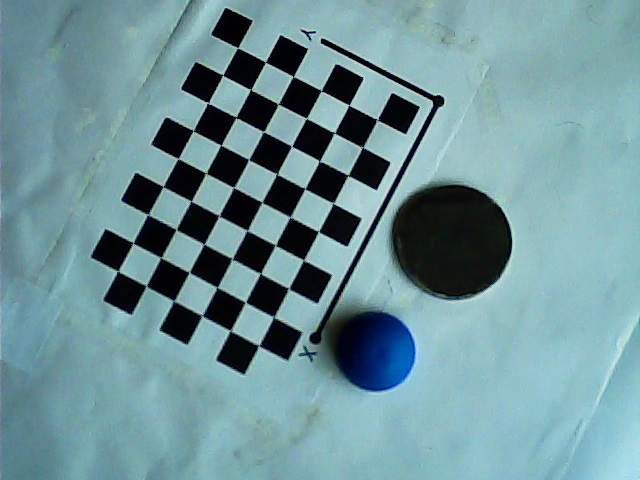
%> input picture Object Dimension Measurement Using ML and CV/tf28.jpg, 640 x 480 px
$ octave SementationMethod2.m   (GNU Octave 9; MATLAB toolbox functions it lacks are replaced by stand-ins)
%> lines starting %> are read from the running program, lines starting %| are printed output that depends on the picture; in (x1, y1, x2, y2) boxes, pixels count from 0 and x2, y2 are one past the last pixel; in counts of white or black regions, pixels touching at a corner belong together; the program's own positions count from 1
5%% Initialising the code
clc;
clear all;
close all;
%% Read Image
a = imread('tf28.jpg');
%> a is the input picture: size 480x640x3 uint8; mean R, G, B 111.4, 147.1, 153.3
figure(1);
imshow(a);
title('Original Image');
%% Sharpen the image
I = imsharpen(a);
figure(2);
imshow(I);
title('Sharpened Image');
%% Converting to black and white
i = im2bw(I);
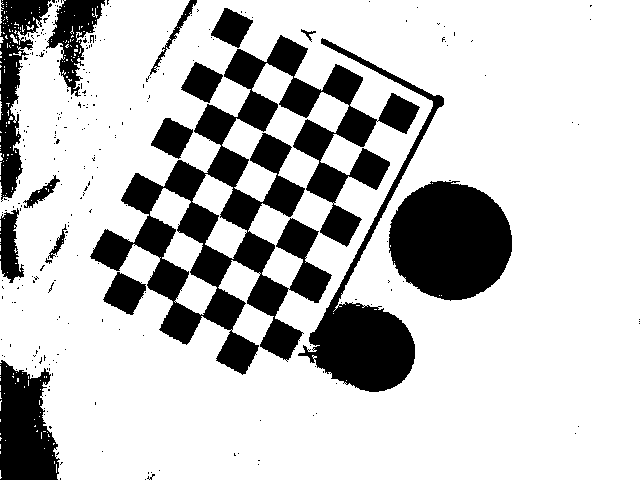
%> i: size 480x640 logical; 77% white; 270 black regions (253 under 20 px), largest, box (x1, y1, x2, y2) and area: (90, 35, 420, 375) 31778, (389, 181, 512, 301) 11386, (298, 38, 444, 392) 9168
%% RGB Color Space
rmat = I(:,:,1);
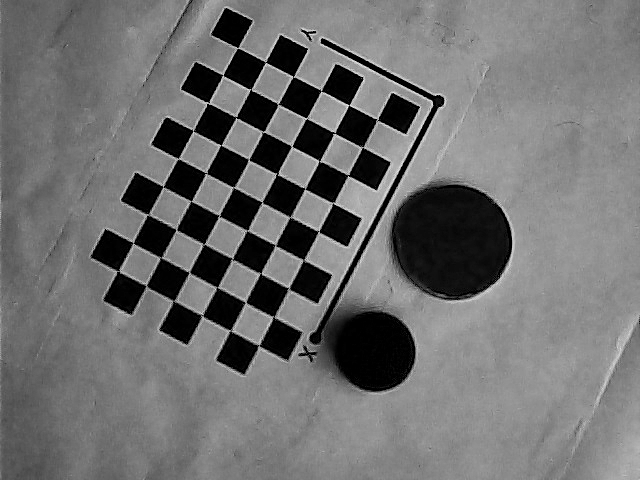
%> rmat: size 480x640 uint8; min 0, max 250, mean 112
gmat = I(:,:,2);
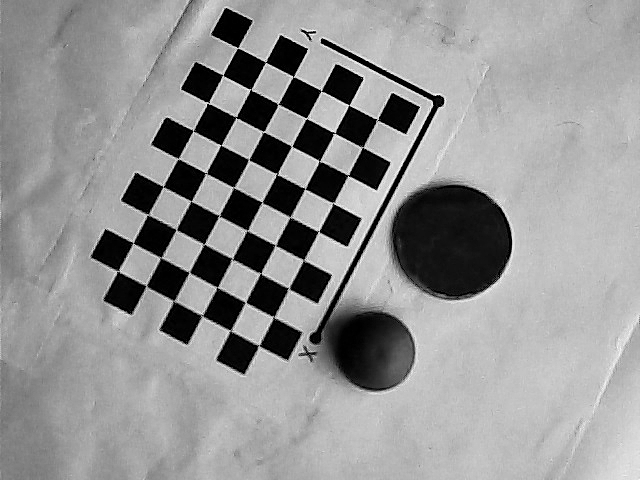
%> gmat: size 480x640 uint8; min 0, max 255, mean 147.5
bmat = I(:,:,3);
figure(3);
subplot(2,2,1);
imshow(rmat);
title('Red Plane');
subplot(2,2,2);
imshow(gmat);
title('Green Plane');
subplot(2,2,3);
imshow(bmat);
title('Blue Plane');
subplot(2,2,4);
imshow(I);
title('Original Image');
%% Thresholding and Segmentaion each
levelr = 0.12;
levelg = 0.10;
levelb = 0.215;
i1 = im2bw(rmat,levelr);
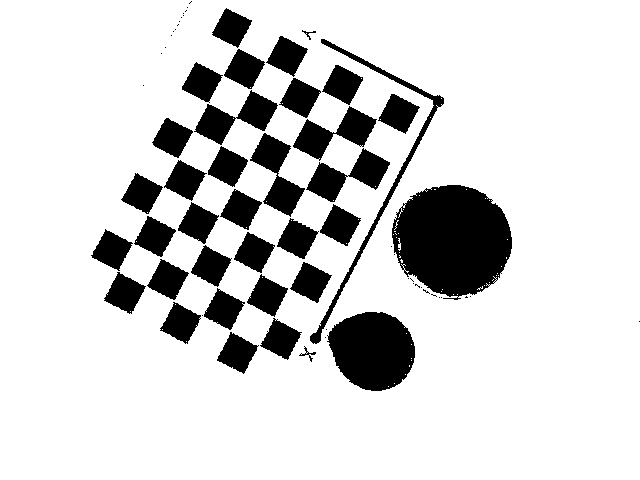
%> i1: size 480x640 logical; 83.5% white; 67 black regions (31 under 20 px), largest, box (x1, y1, x2, y2) and area: (392, 185, 512, 300) 10247, (327, 312, 415, 391) 5238, (310, 39, 444, 344) 1930
i2 = im2bw(gmat,levelg);
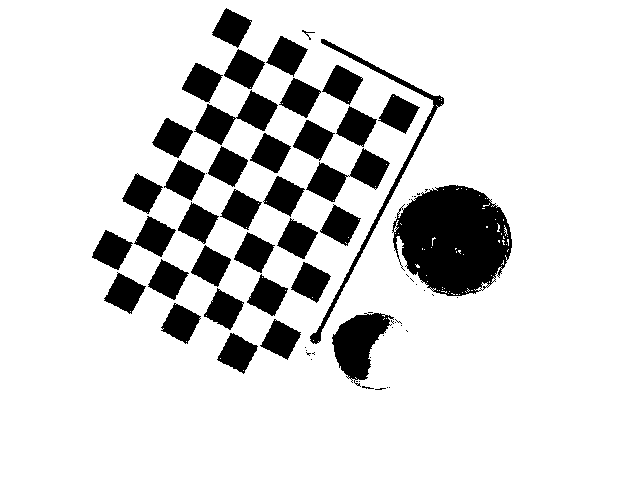
%> i2: size 480x640 logical; 84.9% white; 70 black regions (33 under 20 px), largest, box (x1, y1, x2, y2) and area: (392, 185, 512, 296) 9578, (332, 313, 394, 387) 2412, (194, 90, 278, 145) 1871
i3 = im2bw(bmat,levelb);
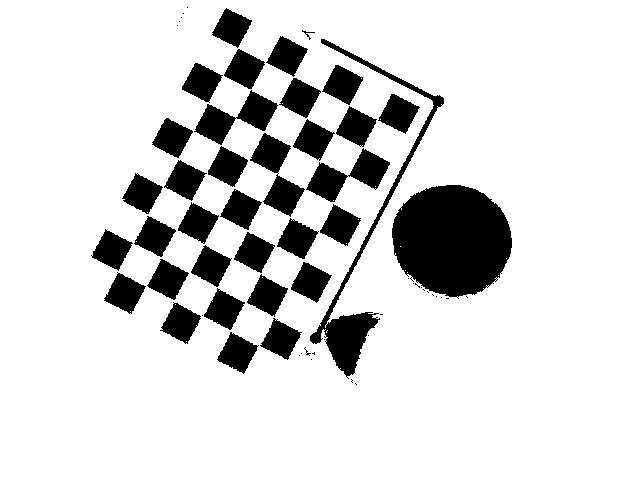
%> i3: size 480x640 logical; 84.6% white; 62 black regions (27 under 20 px), largest, box (x1, y1, x2, y2) and area: (392, 185, 512, 299) 10443, (310, 39, 444, 379) 3934, (250, 133, 305, 217) 1893
Isum = (i1&i2&i3);
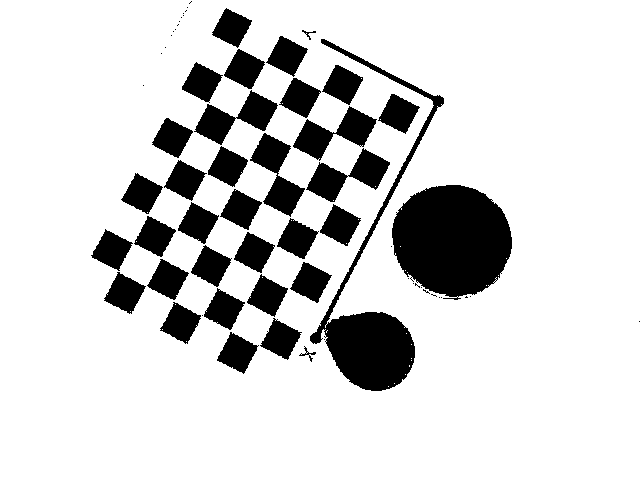
%> Isum: size 480x640 logical; 83.4% white; 63 black regions (28 under 20 px), largest, box (x1, y1, x2, y2) and area: (392, 185, 512, 300) 10482, (310, 39, 444, 391) 7410, (306, 148, 390, 202) 1900

%% Plot Data
figure(4);
subplot(2,2,1);imshow(i1);title('Red Plane');
subplot(2,2,2);imshow(i2);title('Green Plane');
subplot(2,2,3);imshow(i3);title('Blue Plane');
subplot(2,2,4);imshow(Isum);title('Sum of all planes');
%% Complement the image
Icomp = imcomplement(Isum);
Ifilled = imfill(Icomp,'holes')%Fill image regions and holes
%> Ifilled: size 480x640 logical; 16.7% white; 63 white regions (28 under 20 px), largest, box (x1, y1, x2, y2) and area: (392, 185, 512, 300) 10503, (310, 39, 444, 391) 7431, (306, 148, 390, 202) 1902
figure(5);
imshow(Ifilled);
d = imdistline;
title('Complemented Image');

$ run again, with Object Dimension Measurement Using ML and CV/tf33.jpg copied over Object Dimension Measurement Using ML and CV/tf28.jpg
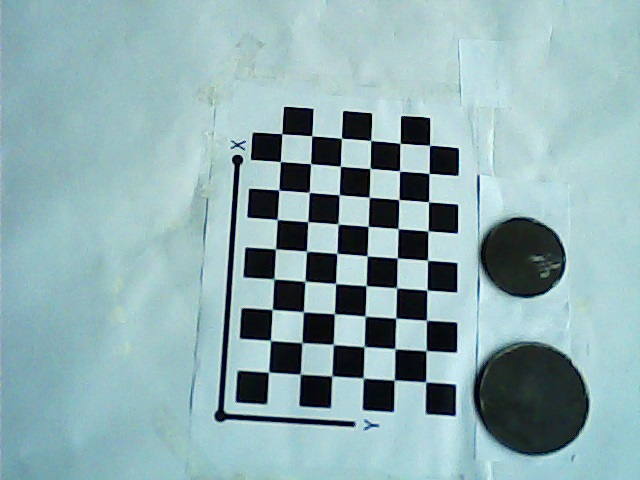
%> input picture Object Dimension Measurement Using ML and CV/tf33.jpg, 640 x 480 px
%> a is the input picture: size 480x640x3 uint8; mean R, G, B 142.5, 172.9, 176.6
%> `i = im2bw(I);`:
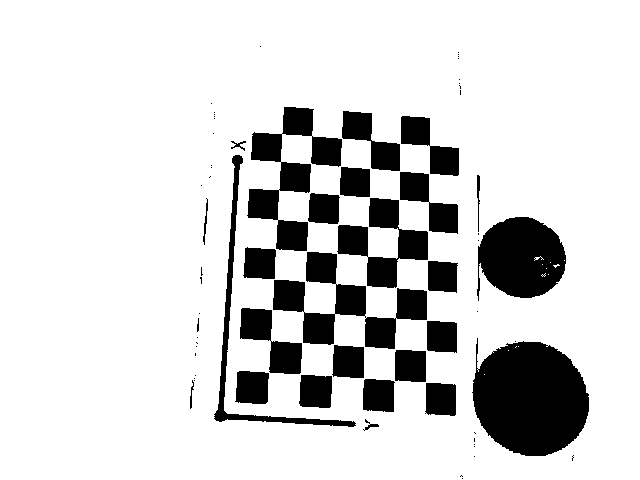
%> i: size 480x640 logical; 83.8% white; 68 black regions (41 under 20 px), largest, box (x1, y1, x2, y2) and area: (472, 338, 589, 456) 10447, (477, 217, 566, 301) 5521, (273, 252, 427, 349) 5508
%> i1: size 480x640 logical; 86.8% white; 131 black regions (81 under 20 px), largest, box (x1, y1, x2, y2) and area: (474, 346, 589, 455) 4658, (481, 218, 566, 298) 2925, (215, 155, 355, 427) 1870
%> i2: size 480x640 logical; 89.7% white; 102 black regions (55 under 20 px), largest, box (x1, y1, x2, y2) and area: (215, 155, 355, 426) 1748, (300, 375, 332, 408) 909, (270, 342, 302, 374) 901
%> i3: size 480x640 logical; 85.2% white; 65 black regions (27 under 20 px), largest, box (x1, y1, x2, y2) and area: (474, 345, 589, 455) 9271, (481, 218, 565, 298) 4627, (215, 155, 355, 426) 1823
%> Isum: size 480x640 logical; 85% white; 61 black regions (19 under 20 px), largest, box (x1, y1, x2, y2) and area: (474, 345, 589, 455) 9401, (481, 218, 566, 298) 4682, (215, 155, 355, 427) 1874
%> `Ifilled = imfill(Icomp,'holes')`:
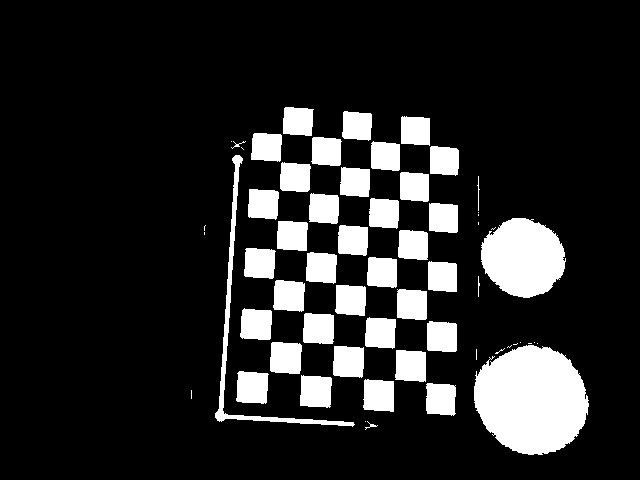
%> Ifilled: size 480x640 logical; 15.2% white; 60 white regions (18 under 20 px), largest, box (x1, y1, x2, y2) and area: (474, 345, 589, 455) 9639, (481, 218, 566, 298) 5094, (215, 155, 355, 427) 1877

$ run again, with Object Dimension Measurement Using ML and CV/CheckerCoin1.jpg copied over Object Dimension Measurement Using ML and CV/tf28.jpg
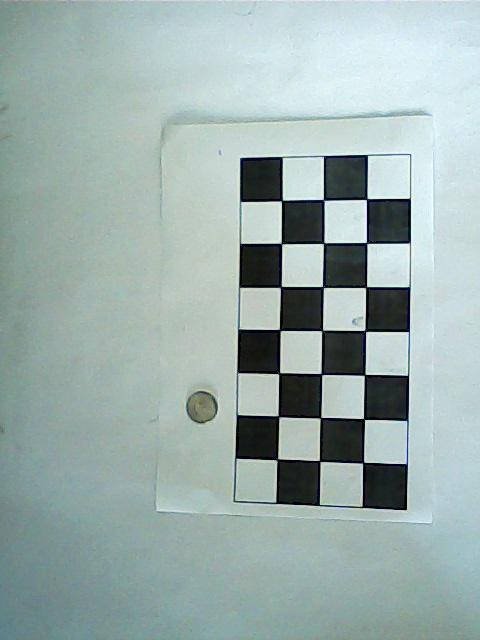
%> input picture Object Dimension Measurement Using ML and CV/CheckerCoin1.jpg, 480 x 640 px
%> a is the input picture: size 640x480x3 uint8; mean R, G, B 156.4, 174.5, 172.1
%> `i = im2bw(I);`:
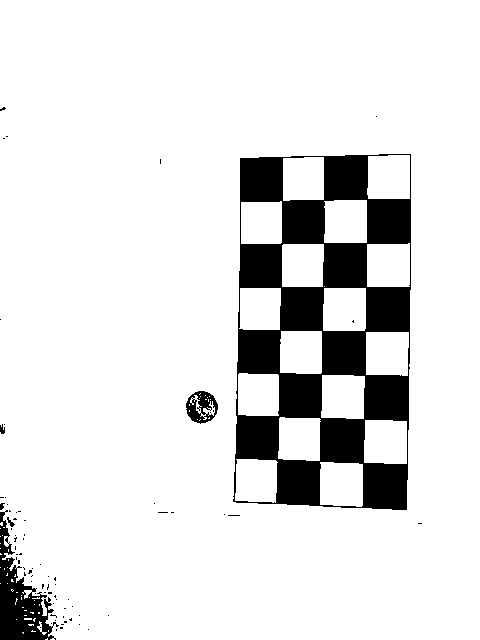
%> i: size 640x480 logical; 88.4% white; 75 black regions (69 under 20 px), largest, box (x1, y1, x2, y2) and area: (233, 154, 411, 510) 31635, (0, 510, 59, 640) 3045, (186, 391, 218, 424) 605, (0, 424, 5, 434) 34, (7, 517, 15, 527) 32, (0, 503, 5, 510) 23
%> i1: size 640x480 logical; 94.6% white; 145 black regions (137 under 20 px), largest, box (x1, y1, x2, y2) and area: (234, 155, 411, 510) 15901, (287, 216, 296, 238) 79, (339, 351, 355, 360) 70
%> i2: size 640x480 logical; 97.1% white; 125 black regions (122 under 20 px), largest, box (x1, y1, x2, y2) and area: (236, 155, 411, 510) 8469, (255, 250, 269, 257) 45, (283, 406, 291, 413) 23
%> i3: size 640x480 logical; 91.1% white; 51 black regions (44 under 20 px), largest, box (x1, y1, x2, y2) and area: (234, 155, 411, 510) 26697, (333, 248, 360, 257) 141, (341, 171, 360, 185) 113
%> Isum: size 640x480 logical; 91.1% white; 49 black regions (43 under 20 px), largest, box (x1, y1, x2, y2) and area: (234, 155, 411, 510) 26765, (333, 248, 360, 257) 141, (341, 171, 360, 185) 113, (352, 160, 361, 172) 56, (212, 397, 217, 414) 25, (331, 192, 344, 196) 22
%> `Ifilled = imfill(Icomp,'holes')`:
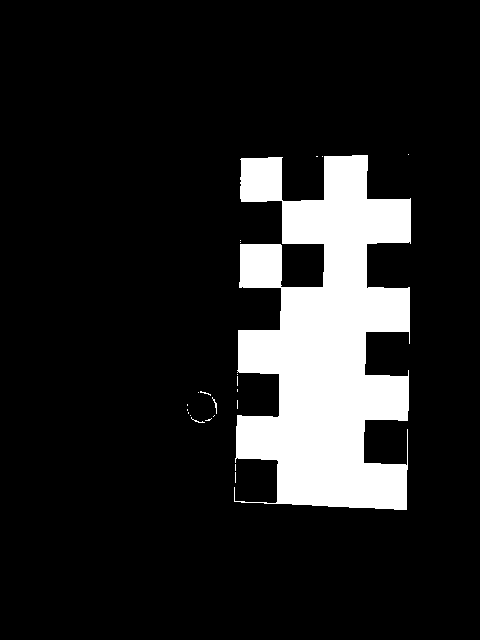
%> Ifilled: size 640x480 logical; 13.6% white; 22 white regions (20 under 20 px), largest, box (x1, y1, x2, y2) and area: (234, 155, 411, 510) 41623, (212, 397, 217, 414) 25

$ run again, with Object Dimension Measurement Using ML and CV/CheckerCoin2.jpg copied over Object Dimension Measurement Using ML and CV/tf28.jpg
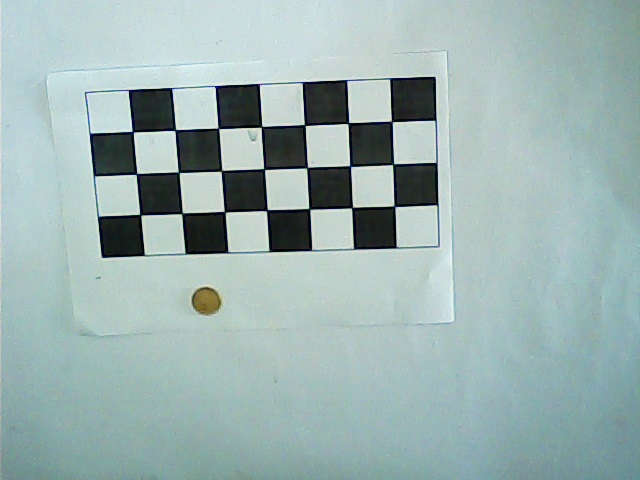
%> input picture Object Dimension Measurement Using ML and CV/CheckerCoin2.jpg, 640 x 480 px
%> a is the input picture: size 480x640x3 uint8; mean R, G, B 156.6, 178.4, 176.9
%> i: size 480x640 logical; 89.9% white; 26 black regions (24 under 20 px), largest, box (x1, y1, x2, y2) and area: (85, 77, 440, 258) 30506, (192, 287, 221, 315) 603
%> i1: size 480x640 logical; 95.7% white; 149 black regions (130 under 20 px), largest, box (x1, y1, x2, y2) and area: (90, 77, 438, 258) 11715, (145, 107, 160, 128) 173, (334, 184, 348, 205) 118
%> i2: size 480x640 logical; 97.8% white; black in thin lines or dots, all inside (x1, y1, x2, y2) = (85, 77, 438, 294)
%> i3: size 480x640 logical; 91% white; 27 black regions (25 under 20 px), largest, box (x1, y1, x2, y2) and area: (90, 77, 438, 258) 27364, (192, 287, 221, 313) 290
%> Isum: size 480x640 logical; 90.9% white; 30 black regions (28 under 20 px), largest, box (x1, y1, x2, y2) and area: (90, 77, 438, 258) 27520, (192, 287, 221, 313) 290
%> `Ifilled = imfill(Icomp,'holes')`:
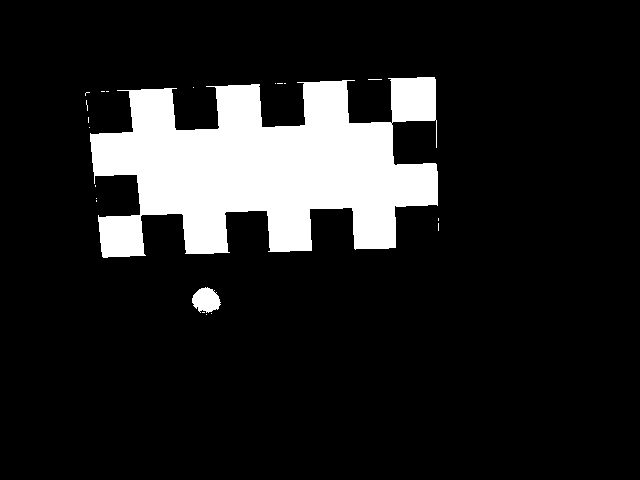
%> Ifilled: size 480x640 logical; 13.2% white; 21 white regions (19 under 20 px), largest, box (x1, y1, x2, y2) and area: (90, 77, 438, 258) 39982, (192, 287, 221, 313) 533
